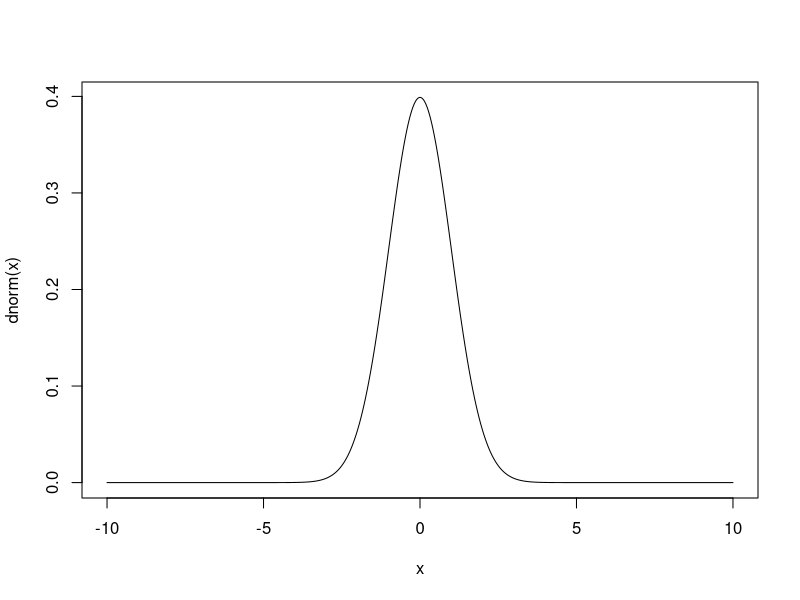
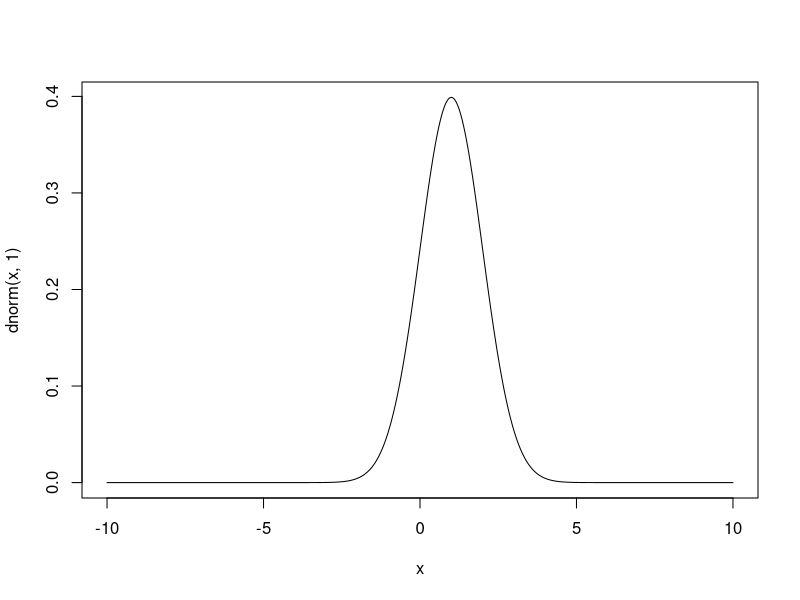
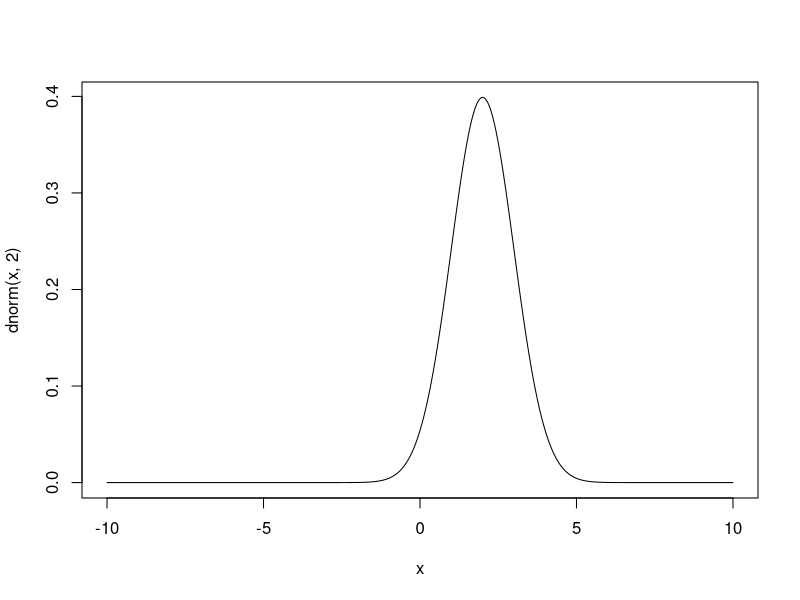
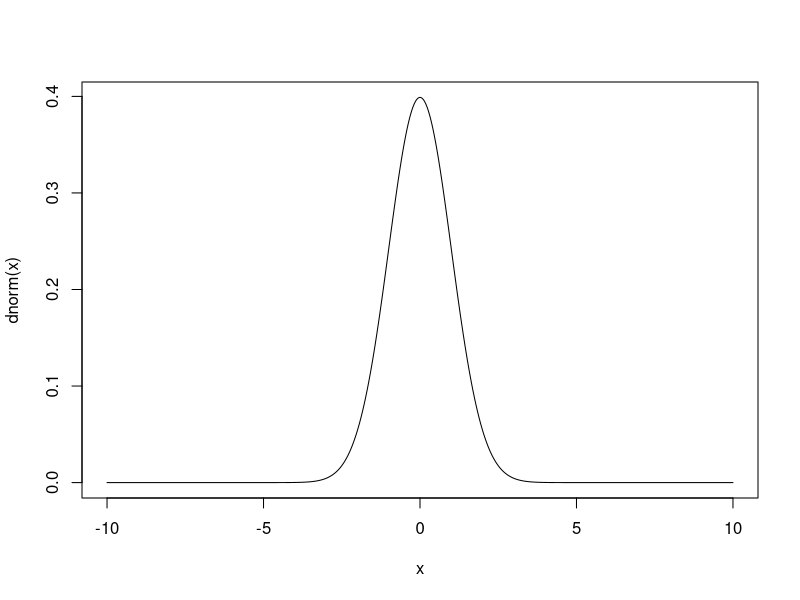
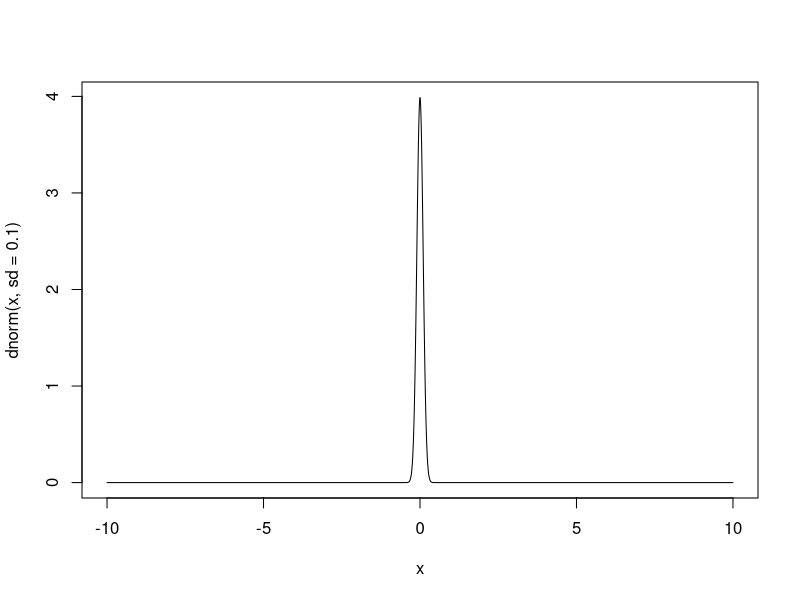
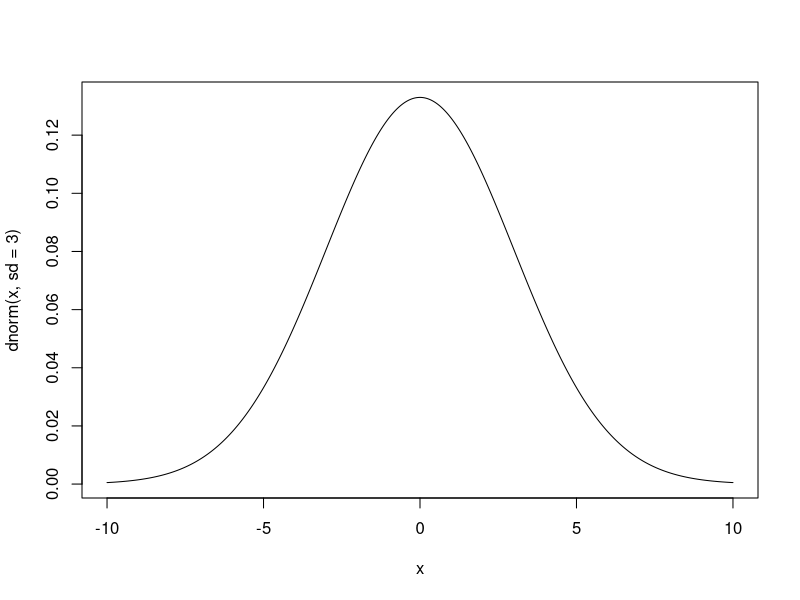
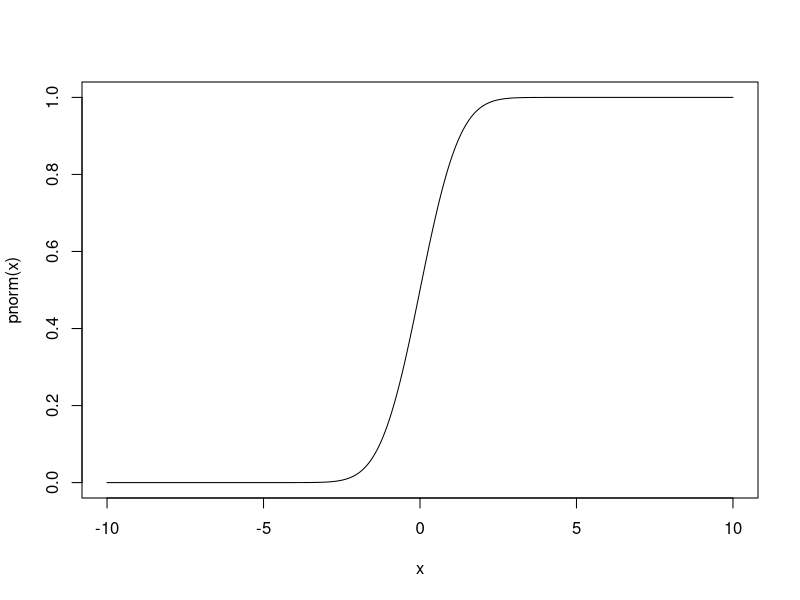
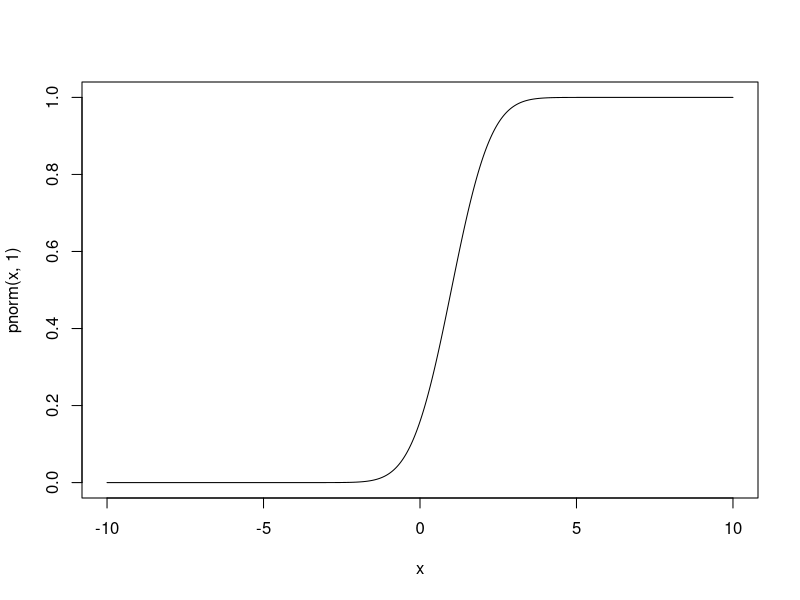

Here is the R script that generated these plots, in order:

#Exercise 3.1

x<-seq(-10,10,0.01)

plot(x, dnorm(x), type = "l") #N(0,1)
plot(x, dnorm(x,1), type = "l") #N(1,1)
plot(x, dnorm(x,2), type = "l") #N(2,1)

plot(x, dnorm(x), type = "l")
plot(x, dnorm(x, sd = 0.1), type = "l") #N(0,0.1)
plot(x, dnorm(x, sd = 3), type = "l") #N(0,3)


plot(x, pnorm(x), type = "l") #P(0,1)
plot(x, pnorm(x,1), type = "l") #P(1,1)
plot(x, pnorm(x,2), type = "l") #P(2,1)

plot(x, pnorm(x), type = "l")
plot(x, pnorm(x, sd = 0.1), type = "l") #P(0,0.1)
plot(x, pnorm(x, sd = 3), type = "l") #P(0,3)


#Exercise 3.2

#1
pnorm(179, 173, 6)

#2
pnorm(180, 173, 6) - pnorm(167, 173, 6)

#3
1-pnorm(181, 173, 6)

#4
qnorm(0.6, 173, 6)
